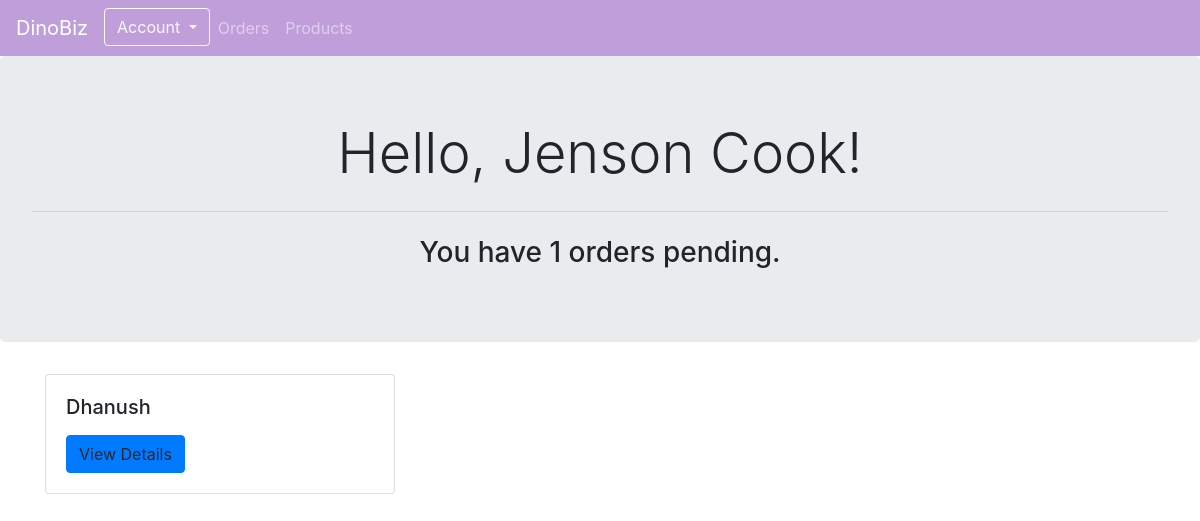
Page /seller/ (signed in) on the committed database.
### accounts/models.py (models this page shows, shortened)
class Seller(models.Model):
    user = models.OneToOneField(User, null=True,blank=True,on_delete=models.CASCADE)
    fname = models.CharField(max_length=200,null=True)
    lname = models.CharField(max_length=200,null=True)
    company = models.CharField(max_length=100,null=True)
    address=  models.CharField(max_length=300,null=True)
    locality = models.CharField(max_length=100,null=True)
    email = models.CharField(max_length=200,null=True,)
    s_phone = models.CharField(max_length=12,null=True)
    date_created = models.DateField(auto_now_add=True,null=True)
    description = models.CharField(max_length=500,null=True,blank=True)
    image=models.ImageField(null=True,blank=True,upload_to="images/")
    tags = models.ManyToManyField(Tag)
    pswd = models.CharField(max_length=200, null=True)
    conf_pswd = models.CharField(max_length=200, null=True)

class Order(models.Model):
    STATUS =(
            ('Pending' , 'Pending'),
            ('Ready for Pickup' ,'Ready for Pickup'),
            ('Delivered' , 'Delivered'),
    )
    customer = models.ForeignKey(Customer, null=True, on_delete=models.SET_NULL)
    seller = models.ForeignKey(Seller,null=True, on_delete=models.SET_NULL)
    status = models.CharField(max_length=200,null=True, choices=STATUS)
    date_created = models.DateTimeField(auto_now_add=True,null=True)
    t_id = models.CharField(max_length=200,null=True)

class Customer(models.Model):
    user = models.OneToOneField(User, null=True,blank=True,on_delete=models.CASCADE)
    fname = models.CharField(max_length=200,null=True)
    lname = models.CharField(max_length=200,null=True)
    email = models.CharField(max_length=200,null=True)
    u_phone = models.CharField(max_length=12,null=True)
    profile=models.ImageField(null=True,blank=True,upload_to="images/",default='default/image.jpg')
    date_created = models.DateField(auto_now_add=True,null=True)
    pswd = models.CharField(max_length=200, null=True)
    conf_pswd = models.CharField(max_length=200, null=True)
    def __str__(self):
        return self.fname

### accounts/views.py (the view)
# urls.py: path('seller/',views.test1,name="seller"),
def test1(request):
    if request.user.is_authenticated:
        seller = request.user.seller
    customer= Customer.objects.all()
    orders=seller.order_set.all()
    customer_names=orders.values('customer').distinct()
    c_name=[]
    for c in customer_names:
        c_name.append(customer.get(id=c['customer']))
    orders_count=orders.count()
    pending_orders_count = orders.filter(status="Pending").count()
    status = StatusUpdate()
    if request.method=='POST':
        status = StatusUpdate()
        if status.is_valid():
            status.save()
            return redirect('/seller/'+str(seller.id))
    context ={'seller':seller,'orders':orders,'orders_count':orders_count,'c_name':c_name,'customer':customer, 'pending_orders_count':pending_orders_count, 'status':status}
    return render(request,'seller.html',context)

### templates/seller.html (shortened to what this page needs)
{% include 'common/seller_header.html' %}
{% load crispy_forms_tags %}
{% load static %}
<nav class="navbar navbar-expand-lg navbar-dark ">
  <a class="navbar-brand" href="#">DinoBiz</a>
  <div class="collapse navbar-collapse" id="navbarNav">
    <ul class="navbar-nav">
      <li class="nav-item">
        <div class="dropdown">
          <button class="btn btn-outline-light dropdown-toggle" type="button" id="dropdownMenuButton" data-toggle="dropdown" aria-haspopup="true" aria-expanded="false">
            Account
          </button>
        </div>
      </li>
      <li class="nav-item ">
        <a class="nav-link" href="{% url 'seller' %}">Orders</a>
      </li>
      <li class="nav-item ">
        <a class="nav-link" href="{% url 'productsAdd' %}">Products</a>
      </li>
    </ul>
  </div>
</nav>
<!doctype html>
<html lang="en">
  <head>
    <link rel="stylesheet" href="https://maxcdn.bootstrapcdn.com/bootstrap/4.0.0/css/bootstrap.min.css">
  </head>
  <body>
    <div class="jumbotron text-center">
      <h1 class="display-4">Hello, {{seller.fname}} {{seller.lname}}!</h1>
      <hr class="my-4">
      <h3>You have {{pending_orders_count}} orders pending.</h3>
    </div>
    <div class="container">
      <div class="row">
        {% for order in orders %}
        <!-- {% if order.status == "Pending" %}
        {% if count <= 2 %} -->
        <div class="col-sm-4">
          <div class="card mb-3">
            <div class="card-body">
              <h5 class="card-title">{{order.customer}}</h5>
              <a class="btn btn-primary" data-toggle="modal" data-target="#{{ order.customer }}">View Details</a>
            </div>
          </div>
        </div>
        <br>
        <!-- {% endif %}
        {% endif %} -->
        {% endfor %}
      </div>
  </body>
</html>

### statics/css/userhome.css (style rules this page uses)
body { background: #f3f3f3; }
nav { background: #bf9eda; }
nav a { color: ivory; }

### rows in the picture
Seller: fname "Jenson", lname "Cook"
Order: customer "Dhanush"

### other values in the picture
{{ pending_orders_count }} "1"
